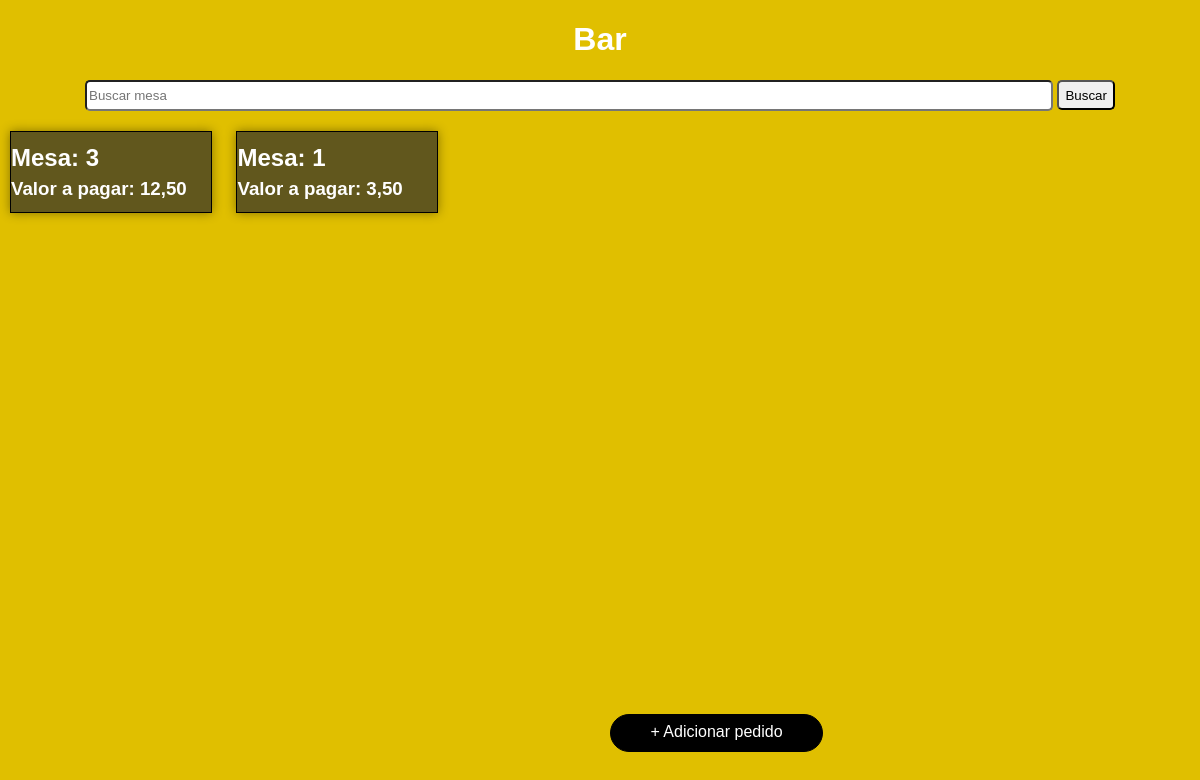
Before: / with the older database file.
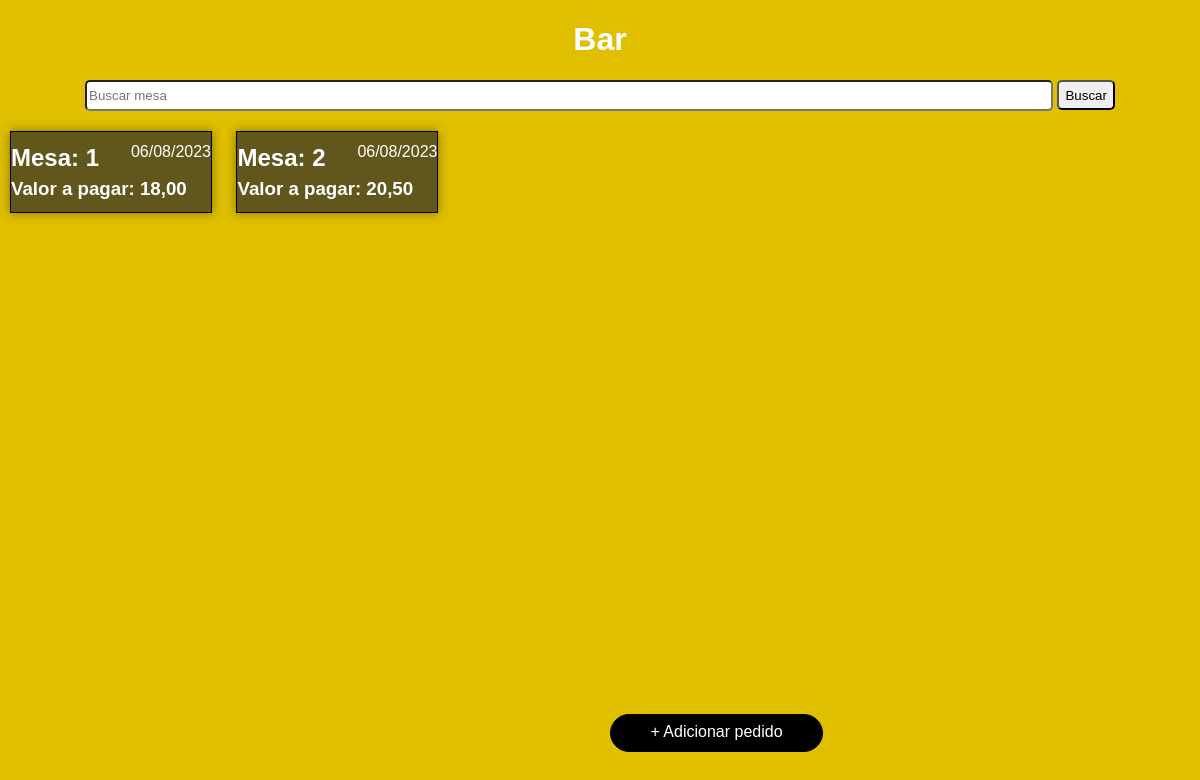
After: the same page with the newer database file.
### comanda/models.py (models this page shows, shortened)
class Comanda(models.Model):
    mesa = models.IntegerField()
    cerveja = models.CharField(max_length=20, null=True)
    refrigerante = models.CharField(max_length=20, null=True)
    espetinho = models.CharField(max_length=20, null=True)
    cervejaQtd = models.IntegerField(null=True)
    refrigeranteQtd = models.IntegerField(null=True)
    espetinhoQtd = models.IntegerField(null=True)
    cervejaPrecoTotal = models.DecimalField(max_digits=10, decimal_places=2, null=True)
    refrigerantePrecoTotal = models.DecimalField(
        max_digits=10, decimal_places=2, null=True
    )
    espetinhoPrecoTotal = models.DecimalField(
        max_digits=10, decimal_places=2, null=True
    )
    precoTotal = models.DecimalField(max_digits=10, decimal_places=2, null=True)
    listaItensSelecionados = models.JSONField(null=True)
    data = models.DateField(null=True, blank=True, auto_now_add=True)
    horario = models.TimeField(null=True, blank=True, auto_now_add=True)

### comanda/views.py (the view)
# urls.py: path("", views.visualizarPedidos, name="visualizarPedidos"),
def visualizarPedidos(request):
    pedidos = Comanda.objects.all()
    return render(request, "index.html", {"pedidos": pedidos})

### comanda/templates/index.html (shortened to what this page needs)
{% load static %}
<!DOCTYPE html>
<html lang="pt-br">
<head>
      <link rel="stylesheet" href="{% static 'style.css' %}">
</head>
<body>
    <header>
       <a href="{% url 'visualizarPedidos' %}"><h1>Bar</h1></a>
    </header>
    <nav>
        <form onsubmit="handleSearch(); return false;">
            <input id="pesquisar" type="text" placeholder="Buscar mesa" name="pesquisarMesa">
            <input id="buscar" type="submit" value="Buscar">
        </form>
    </nav>
    <main>
        {% for pedido in pedidos %}
            <a class="mesa" href="{% url 'pedido' pedido.id %}"><p>{{ pedido.data|date:"d/m/Y" }}
                </p>
                <h2>Mesa: {{ pedido.mesa }}</h2>
                <h3>Valor a pagar: {{ pedido.precoTotal }}</h3>
            </a>
        {% endfor %}
    </main>
    <div id="adicionar">
        <a href="{% url 'comanda'  %}"> + Adicionar pedido</a>
    </div>
</body>
</html>

### templates/static/style.css (style rules this page uses)
body, html { padding: 0px; margin: 0px; width: 100%; font-family: Arial; }
body { background-color: #E0BF00; }
h1 { text-align: center; }
h2, h3 { line-height: 0.5; }
p { line-height: 0.5; float: right; }
#pesquisar { width: 80%; margin-bottom: 10px; border-radius: 5px; height: 25px; }
#buscar { border-radius: 5px; height: 30px; }
header { width: 100vw; }
nav { width: 100vw; text-align: center; }
.mesa { display: inline-block; background-color: #61571D; color: white; border: 1px solid black; width: 200px; height: 80px; margin: 10px; box-shadow: 0px 0px 10px rgba(0, 0, 0, 0.404); }
#adicionar { display: block; border: 1px solid black; width: 195px; height: 20px; background-color: black; border-radius: 48px; text-align: center; margin: 10px; padding: 8px; position: fixed; top: 88%; left: 50%; }
a { text-decoration: none; color: white; }

Changed rows visible on the page:
removed Comanda: mesa "3", precoTotal "12,50"
removed Comanda: mesa "1", precoTotal "3,50"
added Comanda: data "06/08/2023", mesa "1", precoTotal "18,00"
added Comanda: data "06/08/2023", mesa "2", precoTotal "20,50"
